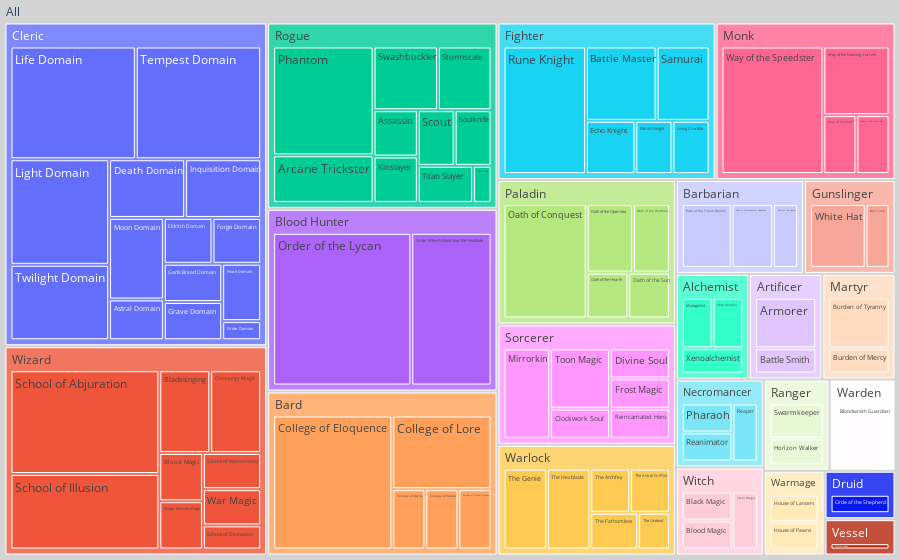

This figure's notebook cell:
### Code cell
Display_Fig(Table_Class_Level, ["Class", "Sub-Class", "L_Count"])

### Figure 1 — Plotly figure (JSON) as saved in the notebook; plotly's stock layout.template omitted (floating-point values rounded to 4 significant figures; data arrays with more than 128 entries replaced by an {"elided": "..."} marker saying what was removed)
{"data": [{"branchvalues": "total", "domain": {"x": [0, 1], "y": [0, 1]}, "hovertemplate": "labels=%{label}<br>L_Count=%{value}<br>parent=%{parent}<br>id=%{id}<extra></extra>", "ids": {"elided": "516 str values"}, "labels": {"elided": "516 str values"}, "name": "", "parents": {"elided": "516 str values"}, "values": {"elided": "516 int values"}, "type": "treemap", "root": {"color": "lightgrey"}}], "layout": {"legend": {"tracegroupgap": 0}, "margin": {"t": 0, "l": 0, "r": 0, "b": 0}, "autosize": true}}
